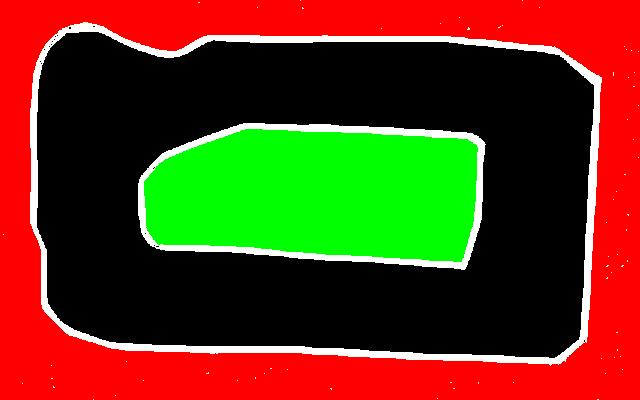
#> input picture rfm3-v4/vect.jpg, 640 x 400 px, given in place of real.jpg, which was not available
$ python filter.py vect.jpg   (Python 2 division)
#> lines starting #> are read from the running program, lines starting #| are printed output that depends on the picture; after the words box and inside, x2 and y2 are one past the last pixel; in counts of white or black regions, pixels touching at a corner belong together; pictures that were not available may be replaced by others from this repository, and a replacement may not be noted

from PIL import Image, ImageFilter
import sys
import numpy
import gc
import timeit
import copy
import cv2
import time
sys.settrace
time.clock()

#image = Image.open(sys.argv[1])
image = Image.open("real.jpg")
#> image is the input picture: PIL image 640x400 RGB; mean R, G, B 95.8, 54.4, 17.4
width = image.size[0]
#> width = 640
height = image.size[1]
#> height = 400

# Criar histograma para determinar valor de threshold entre pretos e brancos
histo = image.histogram()
#> histo = 768 values, max 188261 at index 512, min 0 at index 86, mean 1000
black_value = 0
th = 35 # Representa o valor de threshold
# Determinar um valor intermédio
min_level =  sorted(histo)[len(histo)/3]
#> min_level = 2
while th < 255:

    if histo[th] > black_value:
        black_value = histo[th]
    else:
        if histo[th] < min_level:
            break

    th = th+1
#> this loop made 48 passes
#> black_value on passes 1 to 4: 15, 27, 39, 66
#> after the loop, black_value = 66; th = 82


print "Black Threshold: %d" % th
#| Black Threshold: 82
# Isolar limites da pista
mask = image.convert('L')
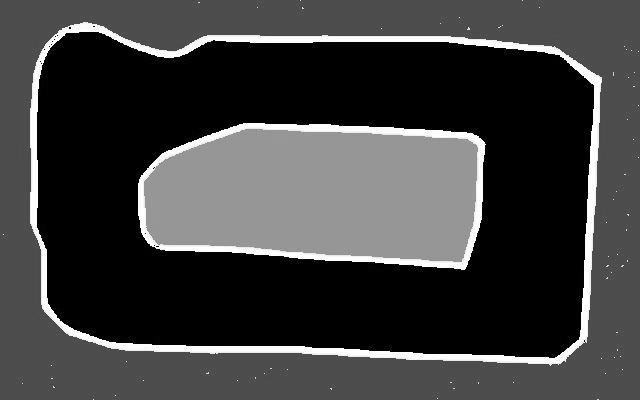
#> mask: PIL image 640x400 L; min 0, max 255, mean 62.6
mask = mask.point(lambda i: i < th and 255)
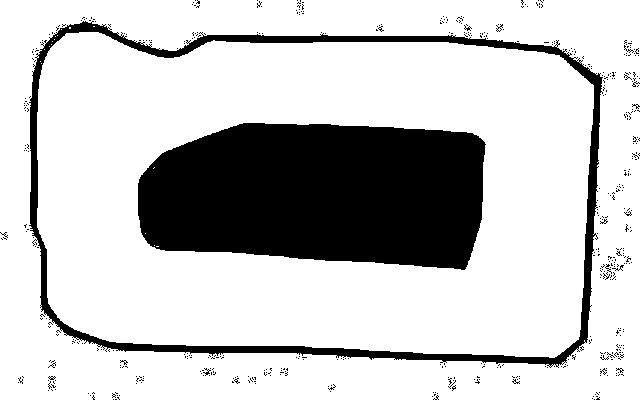
#> mask: PIL image 640x400 L; 78% white; 542 black regions (536 under 20 px), largest, box (x1, y1, x2, y2) and area: (138, 123, 486, 270) 43044, (29, 21, 603, 368) 11870, (203, 368, 211, 376) 22, (496, 24, 503, 32) 21, (612, 265, 624, 271) 21, (605, 264, 612, 274) 20
mask = mask.convert('RGB')

#mask.save(sys.argv[1].replace('.jpg','-clean.jpg'))

mask.save("barracaMask.jpg")


# [48 lines of commented-out code are left out]


start= time.time()

flooded = numpy.array(mask.copy())
cv2mask = numpy.zeros((height+2, width+2), numpy.uint8)

cv2.floodFill(flooded,cv2mask, (0,0), (255, 0, 0), (10,)*3, (10,)*3, cv2.FLOODFILL_FIXED_RANGE)
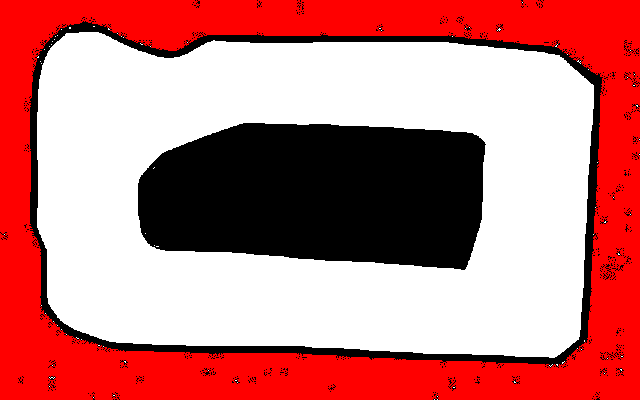
#> flooded: shape (400, 640, 3); mean R, G, B 198.8, 121, 121
cv2.floodFill(flooded,cv2mask, (width/2, height/2), (0, 255, 0), (10,)*3, (10,)*3, cv2.FLOODFILL_FIXED_RANGE)
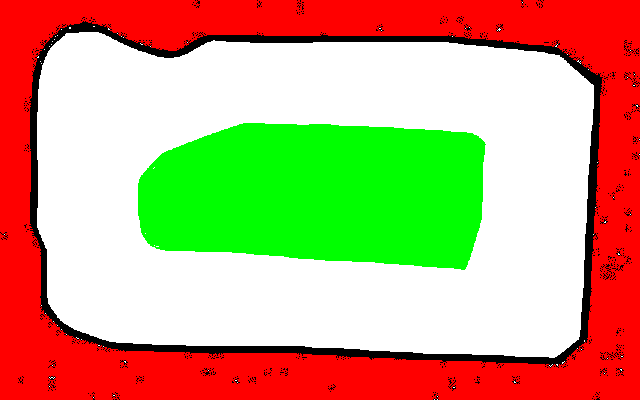
#> flooded: shape (400, 640, 3); 16.81% of pixels changed, all inside (x1, y1, x2, y2) = (138, 123, 486, 270)

#flooded_small = cv2.resize(flooded, (1024,768))
#cv2.imshow('floodfill', flooded_small,)
#cv2.waitKey()

mask = Image.fromarray(flooded)

mask.save("barracaNew.jpg")
elapsed = time.time() - start
print "loop cycle time: %f, seconds count: %02d" % (time.clock() , elapsed)
